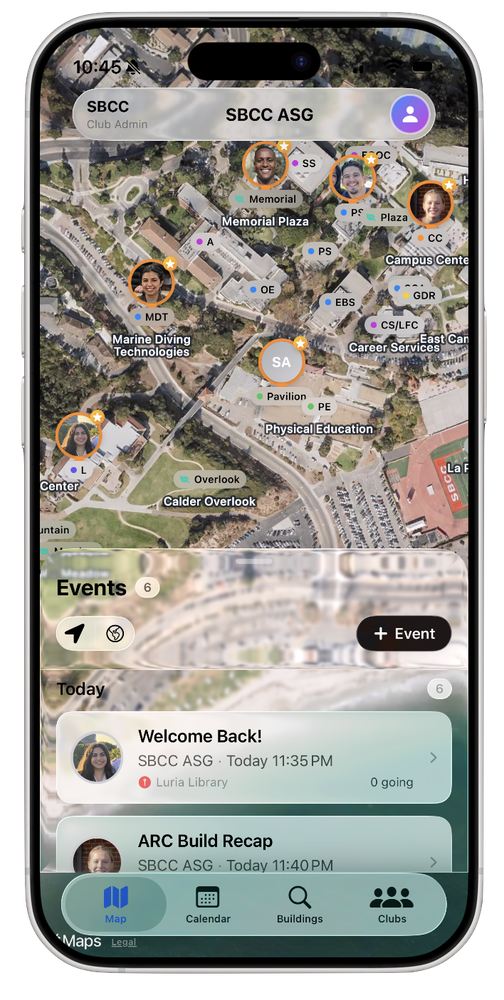
#> input picture legacy/assets/screen-home.png, 504 x 1000 px, shrunk from 708 x 1406 before the run; its folder holds 5 pictures in this run
$ python frame-screens.py ../legacy/assets/flower-of-life-dark.png
#> lines starting #> are read from the running program, lines starting #| are printed output that depends on the picture; after the words box and inside, x2 and y2 are one past the last pixel; in counts of white or black regions, pixels touching at a corner belong together
### tools/app_source.py
"""The iOS app's source, as the site was drawn from it.

Repository : ~/Documents/GitHub/neoQuad-ios (or wherever NEOQUAD_IOS points)
Commit     : 5d968ad ("Bring in more of Jacob's 1.3 (5), the event row that grows in place, and the
             new icon", 18 Oct 2026). Every part of the app on the site (src/components/app,
             src/components/how) and every file the tools read comes from this commit. The app has
             moved on since (its HEAD redraws the map pins); the site follows this commit until the
             owner chooses otherwise, so the tools read it here and never from the working tree.
"""
import os
import subprocess

REPO = os.environ.get('NEOQUAD_IOS', os.path.expanduser('~/Documents/GitHub/neoQuad-ios'))
COMMIT = '5d968ad'


def read(path):
    """A file of the app at COMMIT, as bytes. `path` is relative to the repository's root."""
    try:
        return subprocess.run(['git', '-C', REPO, 'show', f'{COMMIT}:{path}'], check=True, capture_output=True).stdout
    except (OSError, subprocess.CalledProcessError) as error:
        detail = getattr(error, 'stderr', b'') or str(error).encode()
        raise SystemExit(f'Cannot read {path} at {COMMIT} in {REPO} (set NEOQUAD_IOS to the repo): {detail.decode().strip()}')

### tools/frame-screens.py
"""Put the app screenshots into the silver iPhone frame, the Apple way: 9:41, full battery.

    python3 tools/frame-screens.py

Sources  : the dark-mode screens used in the brand deck: docs/screenshots in the iOS repo, at the
           commit the site is drawn from (tools/app_source.py).
Frame    : cut from the mockup the old landing page used (legacy/assets/screen-home.png).
Output   : src/assets/app/*.png, one framed phone per screen, transparent outside the phone.
"""
import io, math, os, sys
from PIL import Image, ImageChops, ImageDraw, ImageFilter, ImageFont
import app_source

ROOT = os.path.dirname(os.path.dirname(os.path.abspath(__file__)))
FRAME = os.path.join(ROOT, 'legacy', 'assets', 'screen-home.png')
OUT = os.path.join(ROOT, 'src', 'assets', 'app')
FONT = '/Library/Fonts/SF-Pro-Text-Semibold.otf'
SCREENS = {'01-events': 'events', '02-places': 'places', '03-event': 'event', '04-live': 'live'}


def source(name):
    """One of the deck's screens, from the app at the site's commit."""
    return Image.open(io.BytesIO(app_source.read(f'docs/screenshots/{name}.jpg'))).convert('RGB')
SS = 3            # supersampling for masks
BEZEL = 21.5      # px from the outer edge of the body to the glass, measured on the frame
DEBUG = '--debug' in sys.argv


def lum(p):
    return (p[0] * 3 + p[1] * 6 + p[2]) / 10


def erode(mask, radius, steps=72):
    """Euclidean erosion of an L mask: keep a pixel only if a disc of `radius` fits inside."""
    out = mask
    for i in range(steps):
        a = 2 * math.pi * i / steps
        out = ImageChops.darker(out, ImageChops.offset(mask, round(radius * math.cos(a)), round(radius * math.sin(a))))
    return out


def frame_parts():
    frame = Image.open(FRAME).convert('RGBA')
#> frame is the input picture: PIL image 504x1000 RGBA; mean R, G, B, A 127.5, 126.4, 120.5, 221
    w, h = frame.size
#> w = 504; h = 1000
    alpha = frame.split()[3]
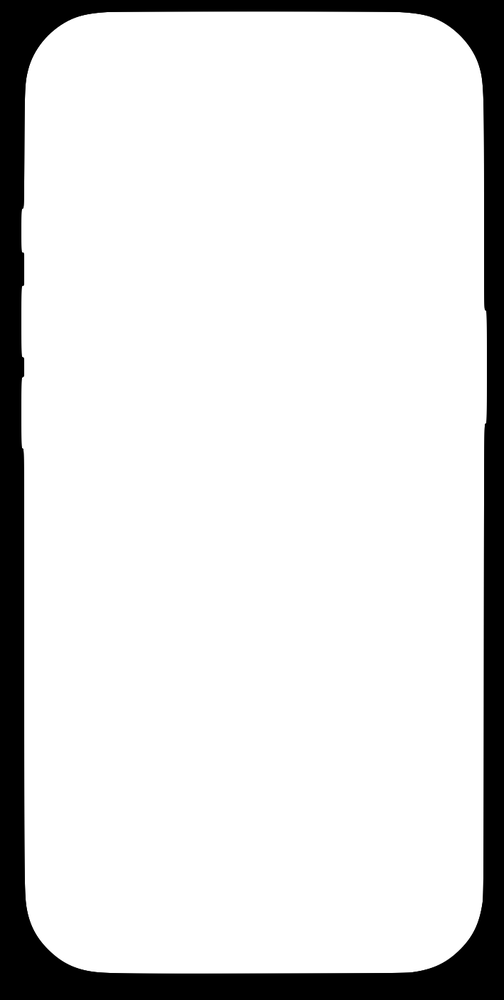
#> alpha: PIL image 504x1000 L; min 0, max 255, mean 221
    # The body, without the side buttons: its left and right edges are read on a row with no button.
    row = [alpha.getpixel((x, int(h * 0.75))) for x in range(w)]
#> row = 504 values, max 255 at index 25, min 0 at index 0, mean 232.4
    left = next(x for x, a in enumerate(row) if a > 128)
#> left = 24
    right = w - 1 - next(x for x, a in enumerate(reversed(row)) if a > 128)
#> right = 483
    body = alpha.copy()
    d = ImageDraw.Draw(body)
    d.rectangle((0, 0, left - 1, h), fill=0)
    d.rectangle((right + 1, 0, w, h), fill=0)
    # Pad so the erosion's wrap-around offsets never touch the body.
    pad = 40
    big = Image.new('L', ((w + 2 * pad) * SS, (h + 2 * pad) * SS), 0)
#> big: PIL image 1752x3240 L; every value is 0
    big.paste(body.resize((w * SS, h * SS), Image.BICUBIC).point(lambda v: 255 if v > 127 else 0), (pad * SS, pad * SS))
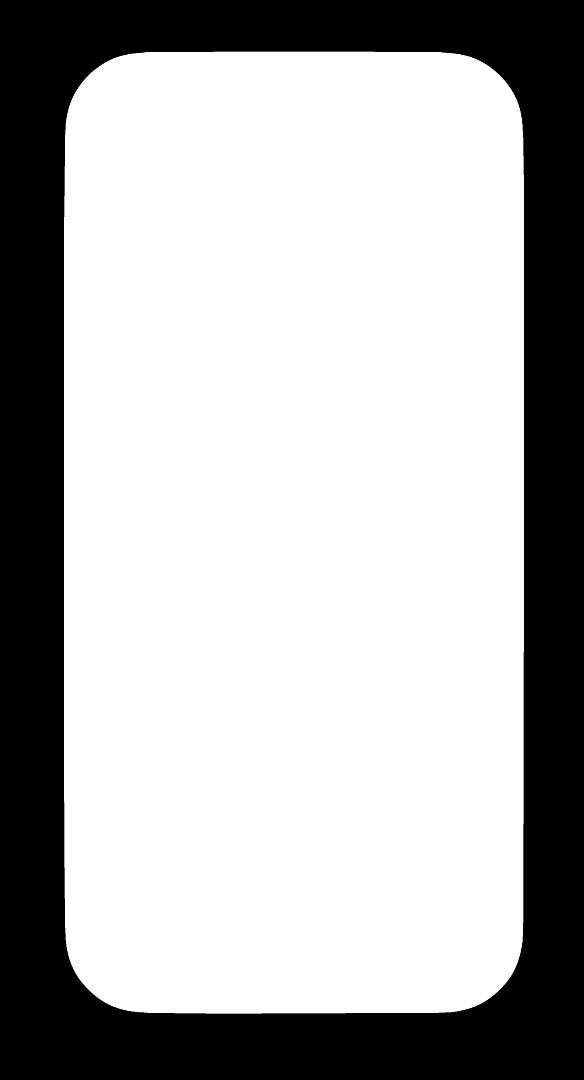
#> big: PIL image 1752x3240 L (shown at 1/3 size); 69.1% white; 1 black region, box (x1, y1, x2, y2) and area: (0, 0, 1752, 3240) 1751963
    def inset(px):
#> called with px = 21.5
        m = erode(big, px * SS).crop((pad * SS, pad * SS, (pad + w) * SS, (pad + h) * SS))
#> after the loop in erode, `for i in range(steps):`:
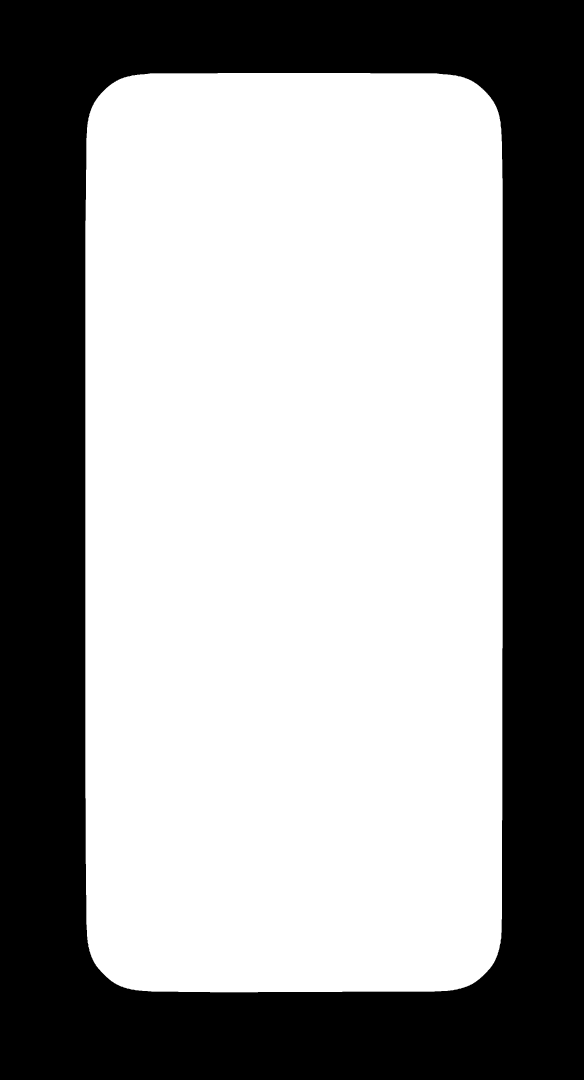
#> out: PIL image 1752x3240 L (shown at 1/3 size); 60.2% white; 1 black region, box (x1, y1, x2, y2) and area: (0, 0, 1752, 3240) 2258775
#> m: PIL image 1512x3000 L; 75.3% white; 1 black region, box (x1, y1, x2, y2) and area: (0, 0, 1512, 3000) 1118295
        return m.resize((w, h), Image.LANCZOS)
    glass = inset(BEZEL)            # where the screen shows
    hole = inset(BEZEL - 7)         # cut through the old screen, stopping inside the black bezel
#> call 2 of inset, with px = 14.5
#> call 2 of erode, with radius = 43.5, steps = 72
#> after the loop in erode (call 2), `for i in range(steps):`:
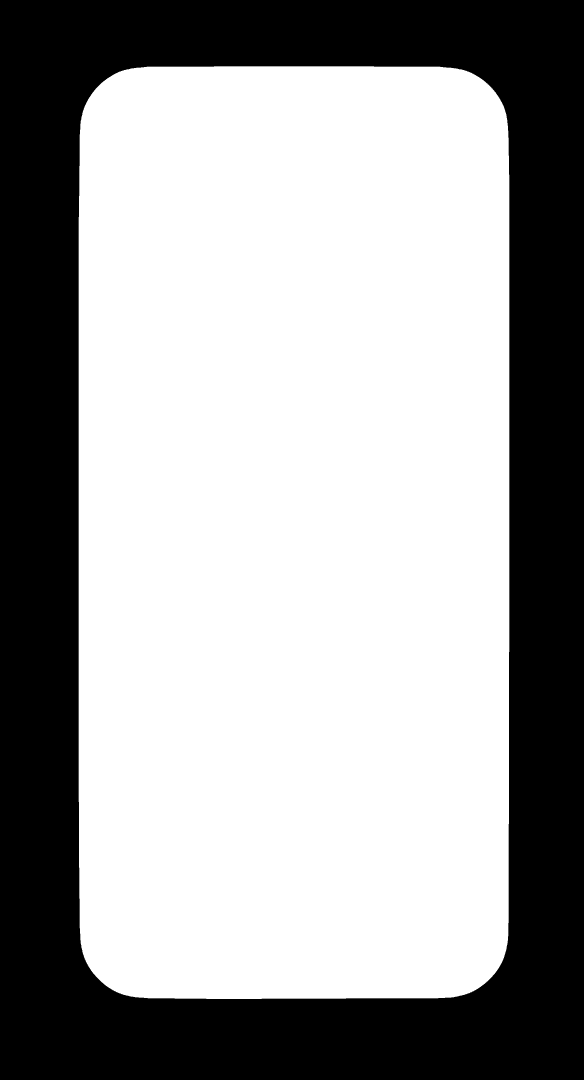
#> out: PIL image 1752x3240 L (shown at 1/3 size); 63% white; 1 black region, box (x1, y1, x2, y2) and area: (0, 0, 1752, 3240) 2102152
#> in inset (call 2), `m = erode(big, px * SS).crop((pad * SS, pad * SS, (pad + w) * SS, (pad..`:
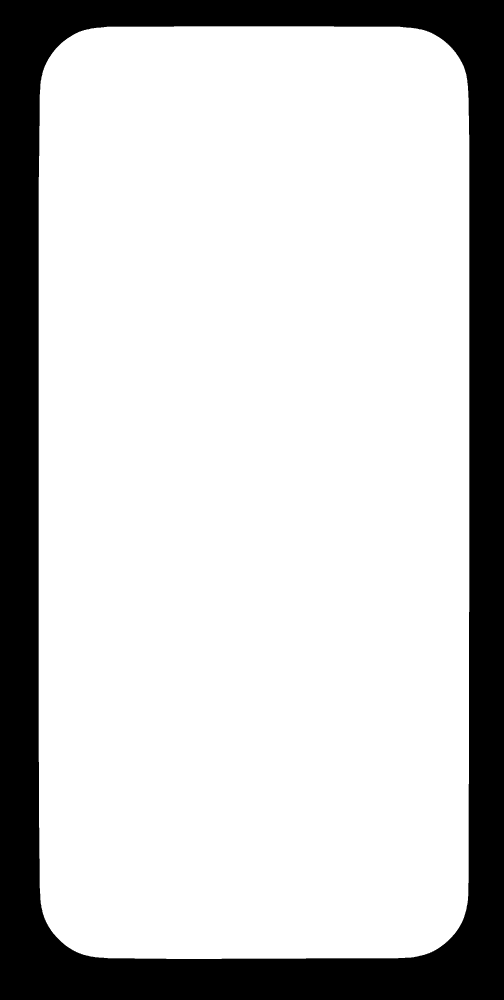
#> m: PIL image 1512x3000 L (shown at 1/3 size); 78.8% white; 1 black region, box (x1, y1, x2, y2) and area: (0, 0, 1512, 3000) 961672
#> in inset (call 2), `return m.resize((w, h), Image.LANCZOS)`:
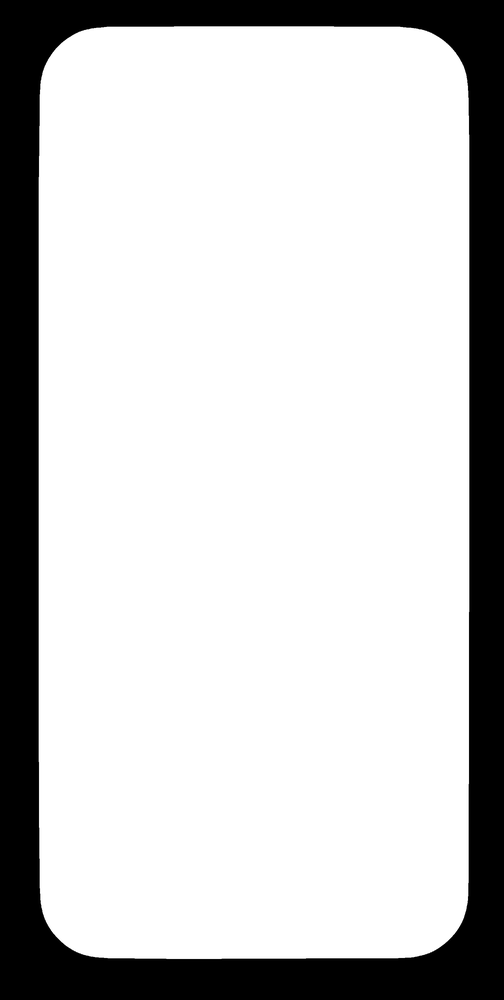
#> returned value: PIL image 504x1000 L; min 0, max 255, mean 200.9
    shell = frame.copy()
    shell.putalpha(ImageChops.multiply(alpha, ImageChops.invert(hole)))
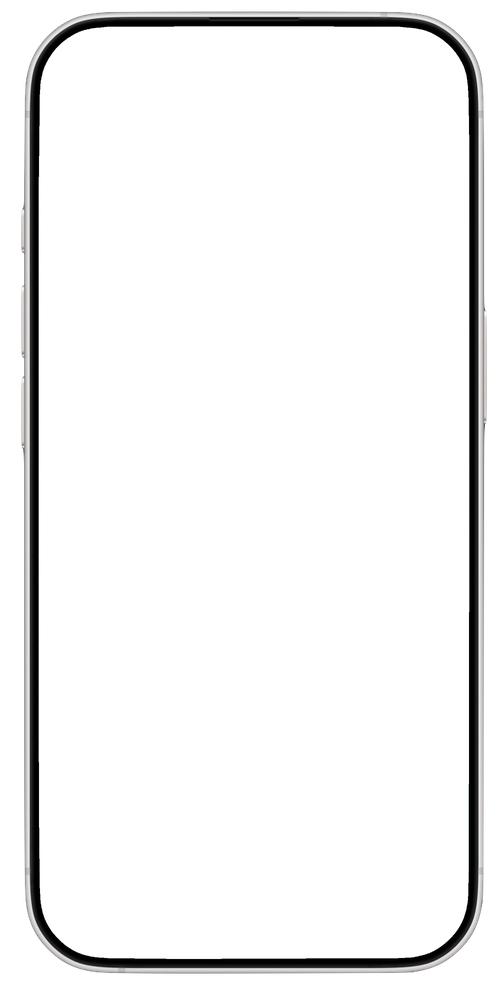
#> shell: PIL image 504x1000 RGBA; mean R, G, B, A 127.5, 126.4, 120.5, 20.1; transparent parts drawn white
    return shell, glass, hole


# [10 lines left out: function screen_rect, not called in this run]


# Where the clock sits on the glass, as fractions of its width and height. Measured once on the
# event screen, whose status bar is over a plain dark map; the same device took every shot.
CLOCK = None


# [36 lines left out: functions find_clock, set_time, not called in this run]


def main():
    shell, glass, hole = frame_parts()
    gx0, gy0, gx1, gy1 = glass.point(lambda v: 255 if v > 127 else 0).getbbox()
#> gx0 = 45; gy0 = 33; gx1 = 463; gy1 = 952
    gw, gh = gx1 - gx0, gy1 - gy0
#> gw = 418; gh = 919
    print('frame', shell.size, 'glass', (gx0, gy0, gx1, gy1), 'ratio %.4f' % (gh / gw))
#| frame (504, 1000) glass (45, 33, 463, 952) ratio 2.1986
    global CLOCK
    ref = source('03-event')
    CLOCK = find_clock(ref.resize((gw, gh), Image.LANCZOS, box=screen_rect(ref)))
    print('clock', tuple(round(v, 4) for v in CLOCK))
    for src, name in SCREENS.items():
        im = source(src)
        rect = screen_rect(im)
        print(' ', src, im.size, 'glass', tuple(round(v, 1) for v in rect), 'ratio %.4f' % ((rect[3] - rect[1]) / (rect[2] - rect[0])))
        screen = im.resize((gw, gh), Image.LANCZOS, box=rect)
        screen = screen.filter(ImageFilter.UnsharpMask(radius=1.2, percent=45, threshold=2))
        screen, box = set_time(screen)
        phone = Image.new('RGBA', shell.size, (0, 0, 0, 0))
        phone.paste((0, 0, 0, 255), (0, 0), hole)
        full = Image.new('RGB', shell.size, (0, 0, 0))
        full.paste(screen, (gx0, gy0))
        phone.paste(full, (0, 0), glass)
        phone.alpha_composite(shell)
        phone.save(os.path.join(OUT, f'screen-{name}.png'))
        if DEBUG:
            phone.crop((0, 0, shell.size[0], 190)).resize((shell.size[0] * 2, 380), Image.LANCZOS).save(f'/tmp/_dbg-{name}.png')


if __name__ == '__main__':
    main()
#> (the call stopped at in read, `return subprocess.run(['git', '-C', REPO, 'show', f'{COMMIT}:{path}'],..`: subprocess is not available in this run)
